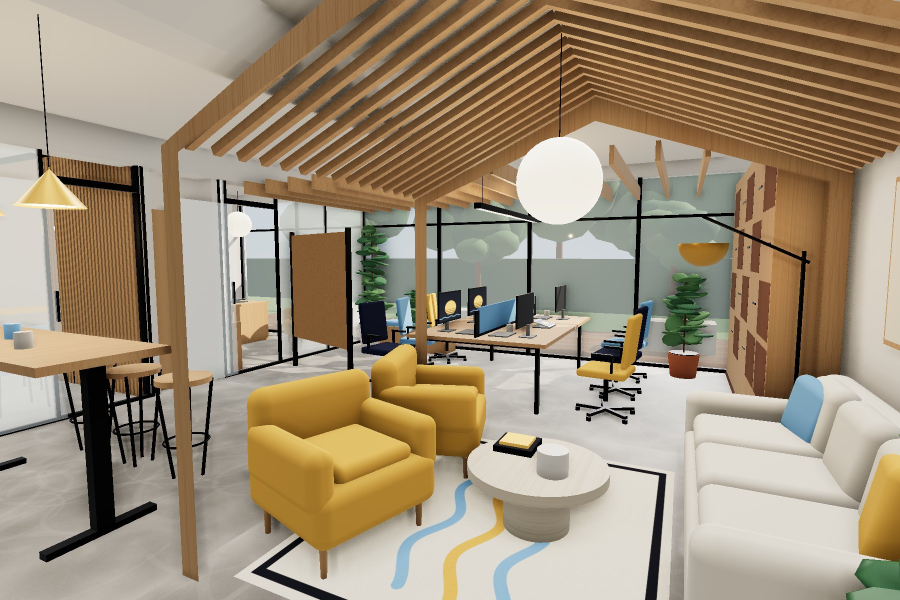
#> input picture casa-mar-bureau/renders/entree.jpg, 1800 x 1200 px, given in place of mask_h.png, which was not available (shown at 1/2 size)
$ python -i render.py   (imports and definitions only)
#> lines starting #> are read from the running program, lines starting #| are printed output that depends on the picture
"""Casa Mar — TikTok teaser (1080x1920, 30 fps, 120 BPM, 16 s)."""
import math, subprocess, sys, os, wave
import numpy as np
from PIL import Image, ImageDraw, ImageFont, ImageChops

ASSETS = sys.argv[1]          # dir with fonts/ masks
OUT = sys.argv[2]             # output mp4
IDENT = int(sys.argv[3]) if len(sys.argv) > 3 else 1   # 1, 2 ou 3 : quelle charte
PREVIEW = len(sys.argv) > 4   # if set: dump a few stills only

W, H, FPS, BPM = 1080, 1920, 30, 120
BEAT = 60 / BPM               # 0.5 s
NBEATS = 32
DUR = NBEATS * BEAT           # 16 s
NF = int(DUR * FPS)

# ---------- palettes (charte graphique) ----------
P1 = dict(bg="#0B0F1E", a="#E8B04A", c="#FFFEF1", b="#7BB1DD")
P2 = dict(bg="#0D0D11", a="#D9203D", c="#FFFEF1", b="#F4A195")
P3 = dict(bg="#280D19", a="#E4A479", c="#FFFEEB", b="#E9F188")
PALS = [P1, P2, P3]
# [1 line that did not run here, left out]

F = lambda n: os.path.join(ASSETS, "fonts", n)
KOKO, BOLD, LIGHT = F("Kokoschka-casa.ttf"), F("Stolzl-Bold-casa.ttf"), F("Stolzl-Light-casa.ttf")
_fc = {}
# [4 lines left out: function font, not called in this run]

def masks(name):
#> called with name = 'h'
    return Image.open(os.path.join(ASSETS, "build", f"mask_{name}.png")).convert("L")
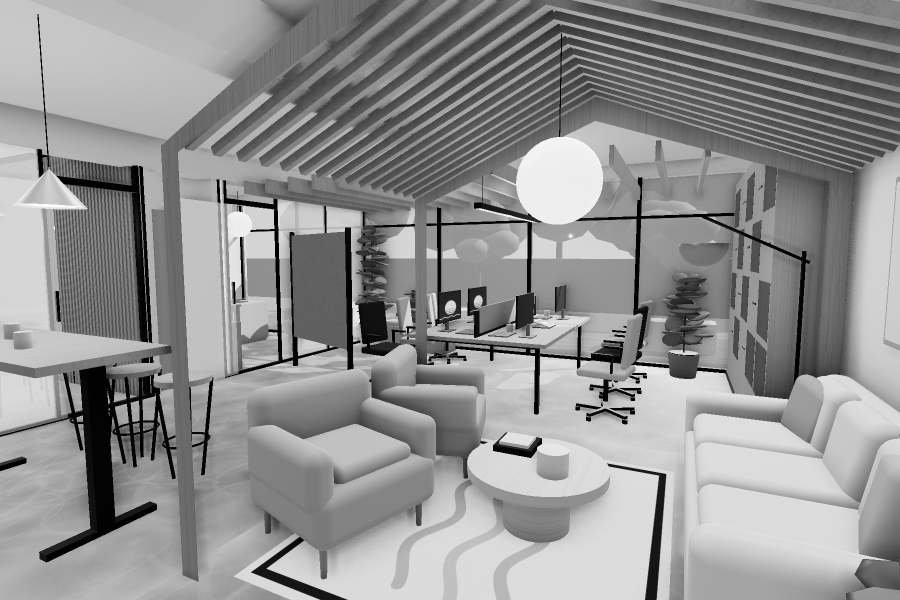
#> returned value: PIL image 1800x1200 L (shown at 1/2 size); min 0, max 255, mean 145.1
M_H, M_V, M_ICON = masks("h"), masks("v"), masks("icon")
#> call 2 of masks, with name = 'v'
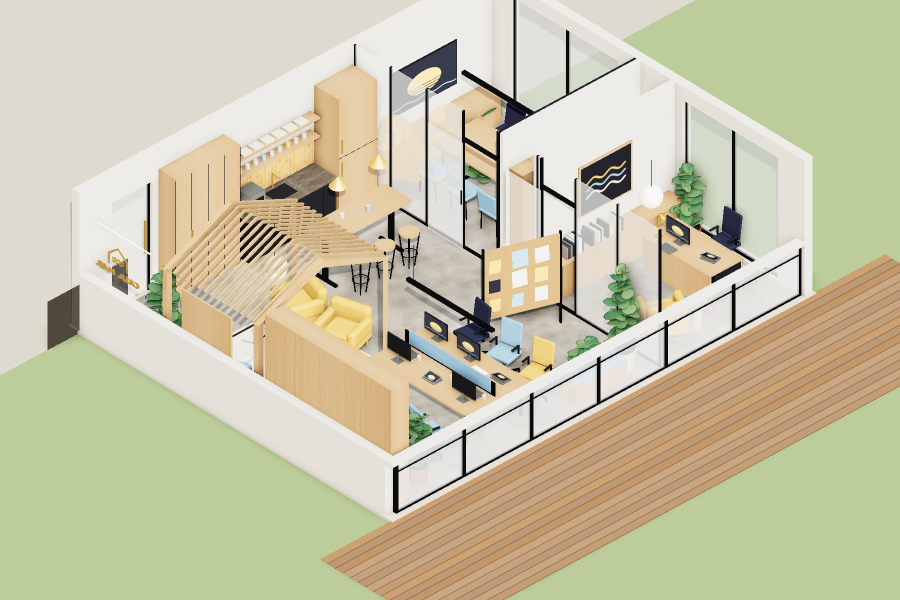
#> input picture casa-mar-bureau/renders/iso.jpg, 1800 x 1200 px, given in place of mask_v.png, which was not available (shown at 1/2 size)
#> in masks (call 2), `return Image.open(os.path.join(ASSETS, "build", f"mask_{name}.png")).c..`:
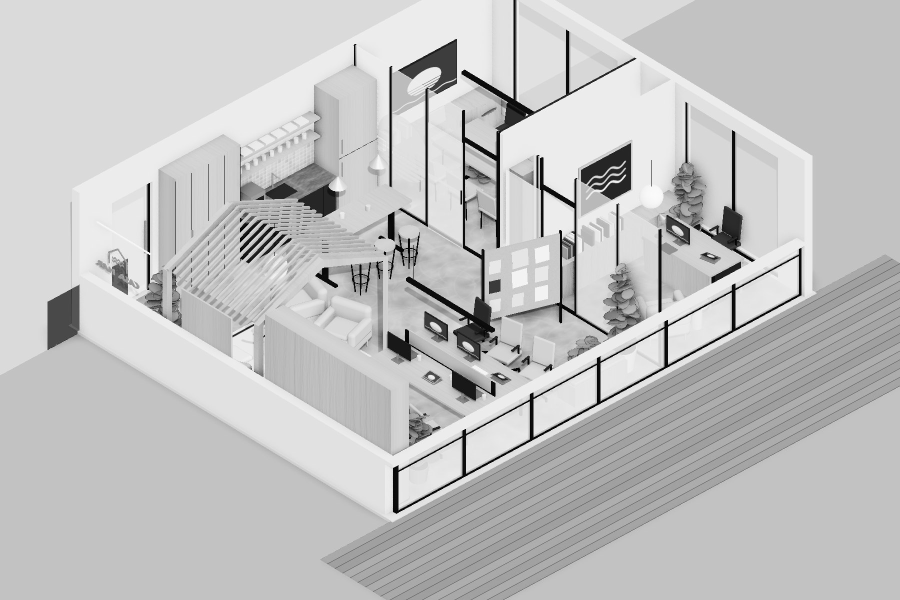
#> returned value: PIL image 1800x1200 L (shown at 1/2 size); min 0, max 255, mean 193.2

def hexrgb(h): h = h.lstrip("#"); return tuple(int(h[i:i+2], 16) for i in (0, 2, 4))

# ---------- easing ----------
def clamp(x, a=0.0, b=1.0): return max(a, min(b, x))
def eout(t): t = clamp(t); return 1 - (1 - t) ** 3
def eback(t, s=1.8): t = clamp(t) - 1; return 1 + t * t * ((s + 1) * t + s)
def ein(t): t = clamp(t); return t ** 3

# ---------- drawing helpers ----------
# [35 lines left out: functions text_img, paste_c, big_text, mask_img, not called in this run]

_mc = {}
# [15 lines left out: functions logo, waves, not called in this run]

def rrect(canvas, box, r, color):
    ImageDraw.Draw(canvas).rounded_rectangle(box, r, fill=color)

# film grain tiles (precomputed)
rng = np.random.default_rng(7)
GRAIN = [Image.fromarray(rng.normal(128, 20, (H // 2, W // 2)).clip(0, 255).astype("uint8")).resize((W, H)) for _ in range(6)]

# ---------- scenes ----------
def beat_of(t): return t / BEAT
# [27 lines left out: functions pulse, scene_intro, not called in this run]

WORDS = [("UNE", "a", "bg"), ("MAISON", "a", "bg"), ("LA", "b", "bg"), ("MER", "b", "bg"), ("LA", "bg", "c"), ("NUIT", "bg", "a")]
# [92 lines left out: functions scene_words, scene_flicker, wristband, scene_merch, not called in this run]

_ticket = {}
# [70 lines left out: functions ticket, scene_info, scene_end, not called in this run]

SCENES = [(0, 4, scene_intro), (4, 10, scene_words), (10, 16, scene_flicker),
          (16, 22, scene_merch), (22, 28, scene_info), (28, 32, scene_end)]

# [18 lines left out: function frame, not called in this run]

# ---------- audio ----------
def audio(path, sr=44100):
#> called with path = '../casa-mar-bureau/renders/entree.jpg', sr = 44100
    N = int(DUR * sr) + sr
    out = np.zeros(N)
    tt = np.arange(N) / sr
    rng = np.random.default_rng(1)
    def add(sig, start):
        i = int(start * sr); j = min(N, i + len(sig)); out[i:j] += sig[:j - i]
    # ocean intro (filtered noise swelling) beats 0-4
    noise = rng.normal(0, 1, int(2.2 * sr))
    k = np.ones(200) / 200; sea = np.convolve(noise, k, "same")
    env = 0.5 - 0.5 * np.cos(2 * np.pi * np.arange(len(sea)) / sr * 0.55)
    add(sea * env * 3.0, 0)
    # riser into drop
    rl = int(1.6 * sr); x = np.arange(rl) / sr
    riser = rng.normal(0, 1, rl) * (x / 1.6) ** 2 * 0.25 + np.sin(2 * np.pi * (200 + 600 * (x / 1.6) ** 2) * x) * (x / 1.6) ** 2 * 0.15
    add(riser, 0.4)
    def kick():
        x = np.arange(int(0.35 * sr)) / sr
        f = 50 + 120 * np.exp(-x * 30)
        return np.sin(2 * np.pi * np.cumsum(f) / sr) * np.exp(-x * 9) * 0.9
    def hat():
        x = np.arange(int(0.06 * sr)) / sr
        n = rng.normal(0, 1, len(x)); n = np.diff(np.concatenate([[0], n]))
        return n * np.exp(-x * 70) * 0.12
    def clap():
        x = np.arange(int(0.2 * sr)) / sr
        n = rng.normal(0, 1, len(x)); env = np.exp(-x * 25) + 0.6 * np.exp(-((x - 0.012) ** 2) / 1e-5)
        return np.convolve(n, np.ones(6) / 6, "same") * env * 0.25
    def bass(freq, d=0.22):
        x = np.arange(int(d * sr)) / sr
        s = np.sign(np.sin(2 * np.pi * freq * x)) * 0.5 + np.sin(2 * np.pi * freq * x)
        s = np.convolve(s, np.ones(18) / 18, "same")
        return s * np.minimum(1, x * 200) * np.exp(-x * 6) * 0.22
    def pluck(freq, d=0.4):
        x = np.arange(int(d * sr)) / sr
        return (np.sin(2 * np.pi * freq * x) + 0.4 * np.sin(4 * np.pi * freq * x)) * np.exp(-x * 7) * 0.12
    prog = [55.0, 55.0, 43.65, 49.0]                # A, A, F, G
    arp = [440.0, 523.25, 659.25, 523.25, 587.33, 659.25, 783.99, 659.25]
    for b in range(4, 30):
        st = b * BEAT
        add(kick(), st)
        add(hat(), st + BEAT / 2)
        if b % 2 == 1: add(clap(), st)
        root = prog[(b // 4) % 4]
        add(bass(root), st + BEAT / 2)
        if b >= 10:
            add(pluck(arp[(b * 2) % 8]), st); add(pluck(arp[(b * 2 + 1) % 8]) * 0.7, st + BEAT / 2)
        if 16 <= b < 28: add(hat() * 0.6, st + BEAT / 4); add(hat() * 0.6, st + 3 * BEAT / 4)
    # final hit
    add(kick() * 1.2, 28 * BEAT)
    x = np.arange(int(2.0 * sr)) / sr
    chord = sum(np.sin(2 * np.pi * f * x) for f in (220, 261.63, 329.63, 440)) * np.exp(-x * 1.6) * 0.08
    add(chord, 28 * BEAT)
    add(sea[: int(2 * sr)] * np.linspace(0, 1, int(2 * sr)) * 1.5, 28 * BEAT)
    out = out[: int(DUR * sr)]
    fade = int(0.25 * sr); out[-fade:] *= np.linspace(1, 0, fade)
    out = np.tanh(out * 1.3); out /= np.abs(out).max() * 1.12
    data = (out * 32767).astype("<i2")
    with wave.open(path, "wb") as w:
        w.setnchannels(1); w.setsampwidth(2); w.setframerate(sr); w.writeframes(data.tobytes())

# [17 lines not run here, left out]

>>> result = audio('../casa-mar-bureau/renders/entree.jpg')
